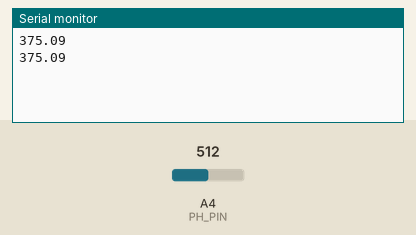
Simulated run of this sketch. Board: Arduino Uno, built with avr-gcc and run on an emulated ATmega328P. Shown: the last lines printed to the serial monitor. The inputs (shaded band) are chosen by the test bench; at power-on: A4 (PH_PIN) = 512.

Above: at 6.8 s.
6.9 s: A4 (PH_PIN) set to 716
At 10.4 s:
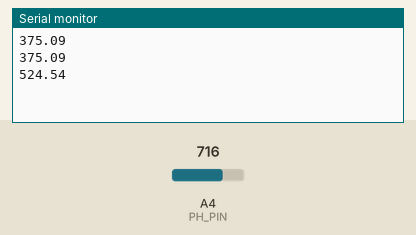
11.4 s: A4 (PH_PIN) set to 900
At 12.7 s:
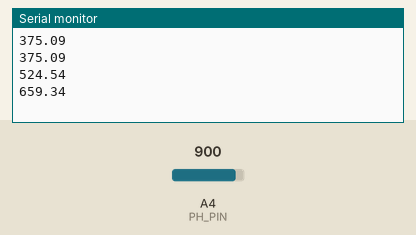
Timing chart, 0 to 14.4 s (numbered marks = the images above; inputs shaded):
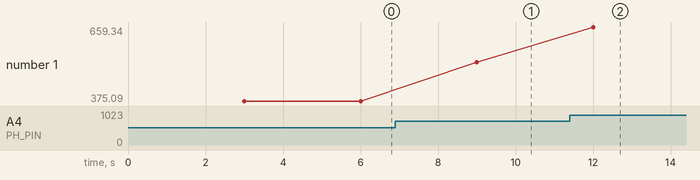

Measured:
- after the input at 6.9 s, the serial monitor: prints a new line after 2.1 s (image 1)
- after the input at 11.4 s, the serial monitor: prints a new line after 0.60 s (image 2)
- plotted number 1: 375.09 → 524.54 after the input at 6.9 s, 524.54 → 659.34 after the input at 11.4 s

The sketch:

01.ino
```cpp
#define PH_PIN 4
float voltage;
unsigned long lastTime = millis();

void setup() {
  Serial.begin(115200);
}

void loop() {
  if (millis() - lastTime > 3000) {
    lastTime = millis();

    voltage = analogRead(PH_PIN)/4095.0 * 3000;
    Serial.println(voltage);
  }
}
```
